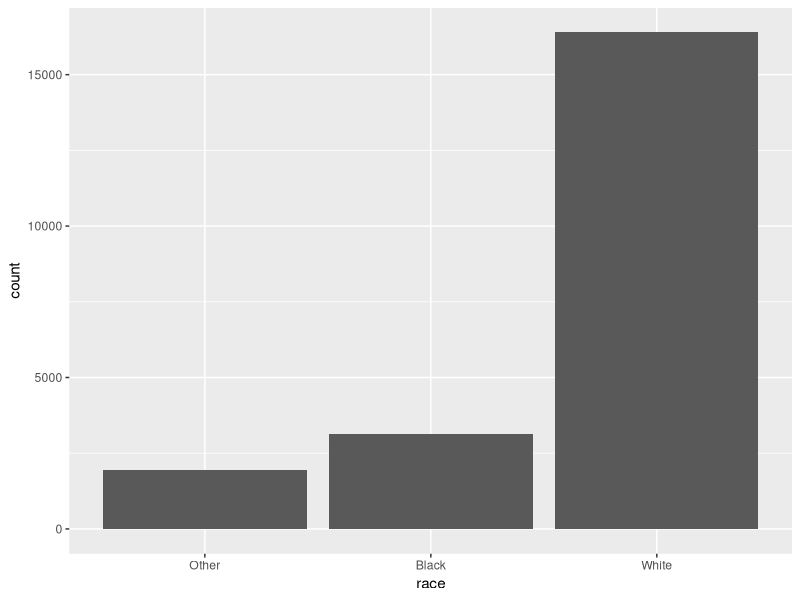
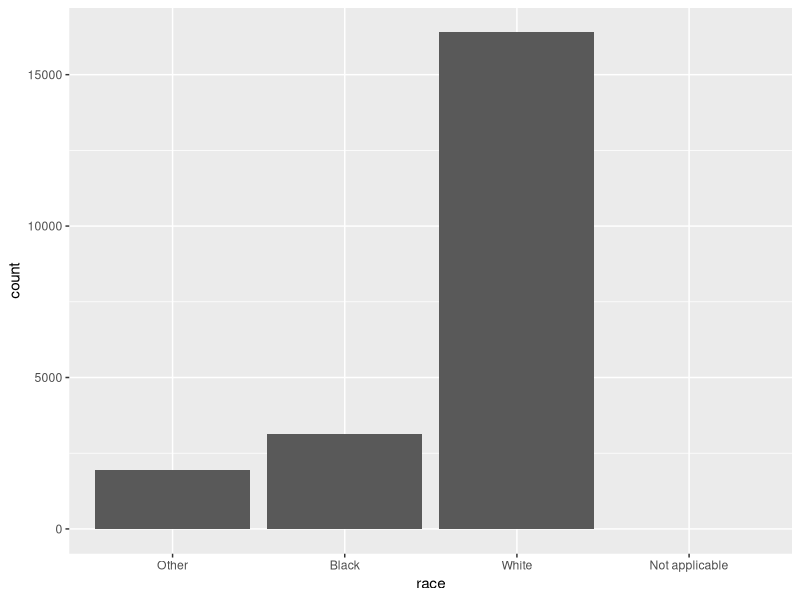
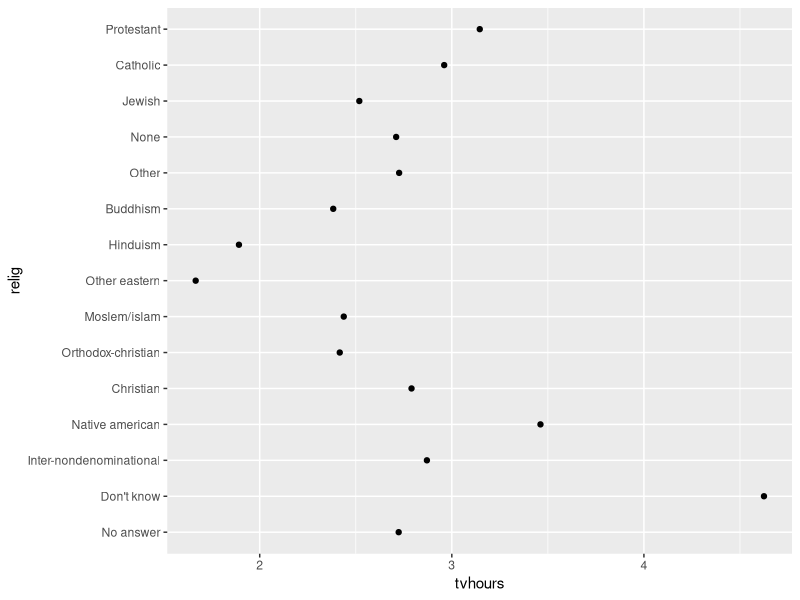
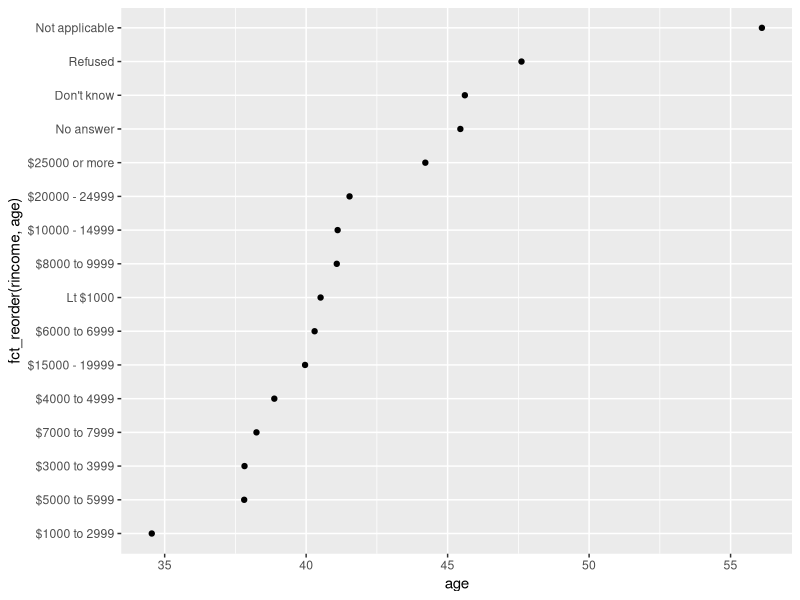
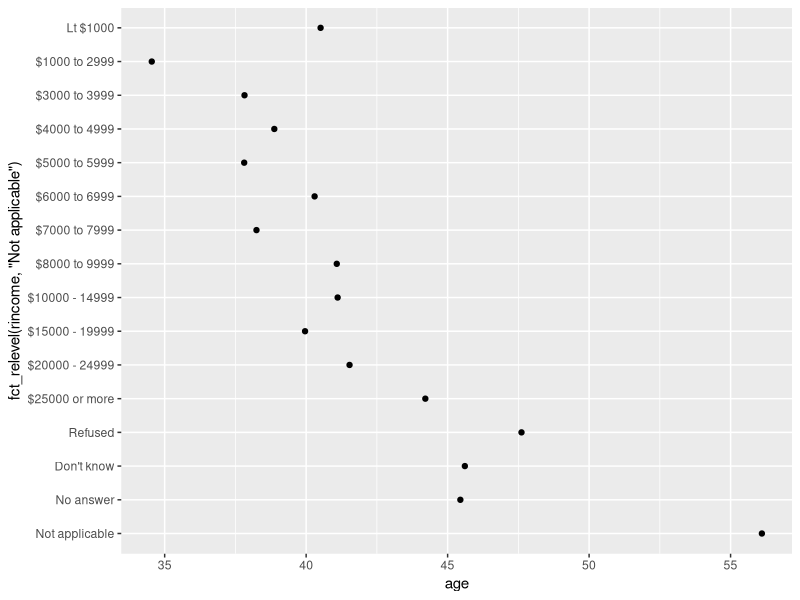
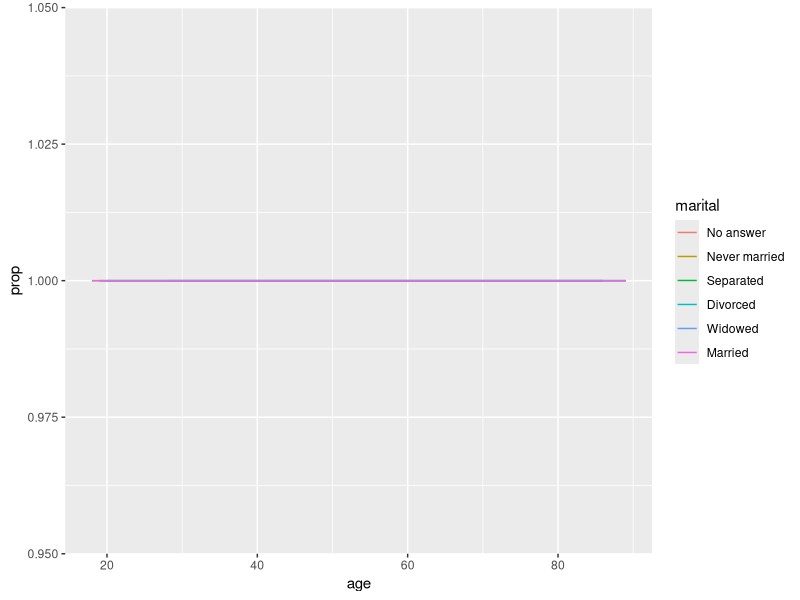
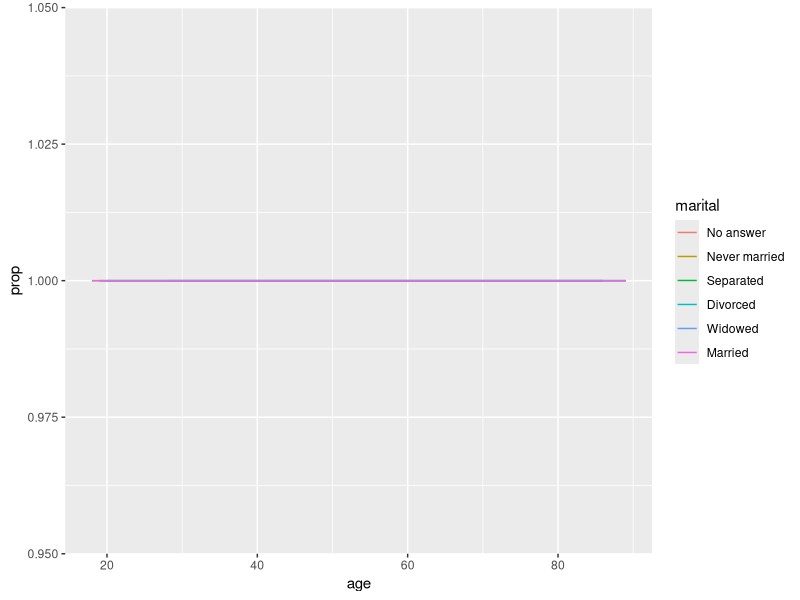
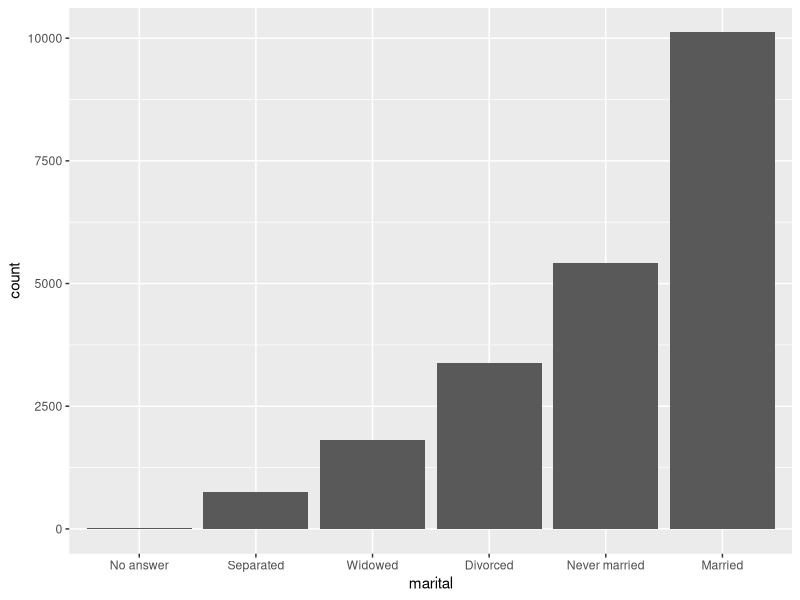

Write the R code that produced these figures, in order.
## ---- chunk 1
knitr::opts_chunk$set(echo = TRUE,
                      warning = FALSE,
                      message = FALSE)
## ---- chunk 2
library(tidyverse)
library(forcats)
## ---- chunk 3
x1 <- c("Dec","Apr","Jan","Mar")
## ---- chunk 4
x2 <- c("Dec","Apr","Jam","Mar")
## ---- chunk 5
sort(x1)
## ---- chunk 6
month_levels <- c("Jan","Fed","Mar","Apr","May","Jun","Jul","Aug","Sep","Oct","Nov","Dec")
## ---- chunk 7
y2 <- factor(x2, levels = month_levels) 
y2

## ---- chunk 8
y2 <- parse_factor(x2, levels = month_levels)

## ---- chunk 9
gss_cat

## ---- chunk 10
gss_cat %>%
  count(race)

## ---- chunk 11
ggplot(gss_cat, aes(race)) +
  geom_bar()
## ---- chunk 12
ggplot(gss_cat, aes(race)) +
  geom_bar() +
  scale_x_discrete(drop = FALSE)
## ---- chunk 13
relig_summary <- gss_cat %>%
  group_by(relig) %>%
  summarize(
    age = mean(age, na.rm = TRUE),
    tvhours = mean(tvhours, na.rm = TRUE),
  )

ggplot(relig_summary, aes(tvhours, relig)) + geom_point()
## ---- chunk 14
rincome_summary <- gss_cat %>%
  group_by(rincome) %>%
  summarize(
    age = mean(age, na.rm = TRUE),
    tvhours = mean(tvhours, na.rm = TRUE),
  )

ggplot(rincome_summary, aes(age, fct_reorder(rincome, age))) + geom_point()
## ---- chunk 15
ggplot(rincome_summary, aes(age, fct_relevel(rincome, "Not applicable"))) +
  geom_point()
## ---- chunk 16
by_age <- gss_cat %>%
  filter(!is.na(age)) %>%
  group_by(age, marital) %>%
  count() %>%
  mutate(prop = n / sum(n))

ggplot(by_age, aes(age, prop, color = marital)) +
  geom_line(na.rm = TRUE)

ggplot(by_age, aes(age, prop, color = fct_reorder2(marital, age, prop))) +
  geom_line() +
  labs(color = "marital")
## ---- chunk 17
gss_cat %>%
  mutate(marital = marital %>% fct_infreq() %>% fct_rev()) %>% ggplot(aes(marital)) +
  geom_bar()
## ---- chunk 18
gss_cat %>% count(partyid)

## ---- chunk 19
gss_cat %>%
  mutate(partyid = fct_recode(partyid,
    "Republican, strong" = "strong republican",
    "Republican, weak" = "Not str republican",
    "Independent, near rep" = "Ind,near rep",
    "Independent, near dem" = "Ind,near dem",
    "Democrat, weak" = "Not str democrat",
    "Democrat, strong" = "strong democrat"
  )) %>%
  count(partyid)

## ---- chunk 20
gss_cat %>%
  mutate(partyid = fct_recode(partyid,
    "Republican, strong" = "strong republican",
    "Republican, weak" = "Not str republican",
    "Independent, near rep" = "Ind,near rep",
    "Independent, near dem" = "Ind,near dem",
    "Democrat, weak" = "Not str democrat",
    "Democrat, strong" = "strong democrat"
    )) %>%
    count(partyid)
#> #> # A tibble: 8 x 2
#>         partyid  n
#>        <fctr>   <int>
#> 1      other     548     
#> 2 Republican, strong 2314
#> 3 Republican, weak 3032
#> 4 Independent, near rep 1791
#> 5 Independent 4119
#> 6 Independent, near dem 2499
#> # ... with 2 more rows
## ---- chunk 21
gss_cat %>%
  mutate(relig = fct_lump(relig)) %>%
  count(relig)

## ---- chunk 22
gss_cat %>%
  mutate(relig = fct_lump(relig, n = 10)) %>%
  count(relig, sort = TRUE) %>%
  print(n = Inf)

